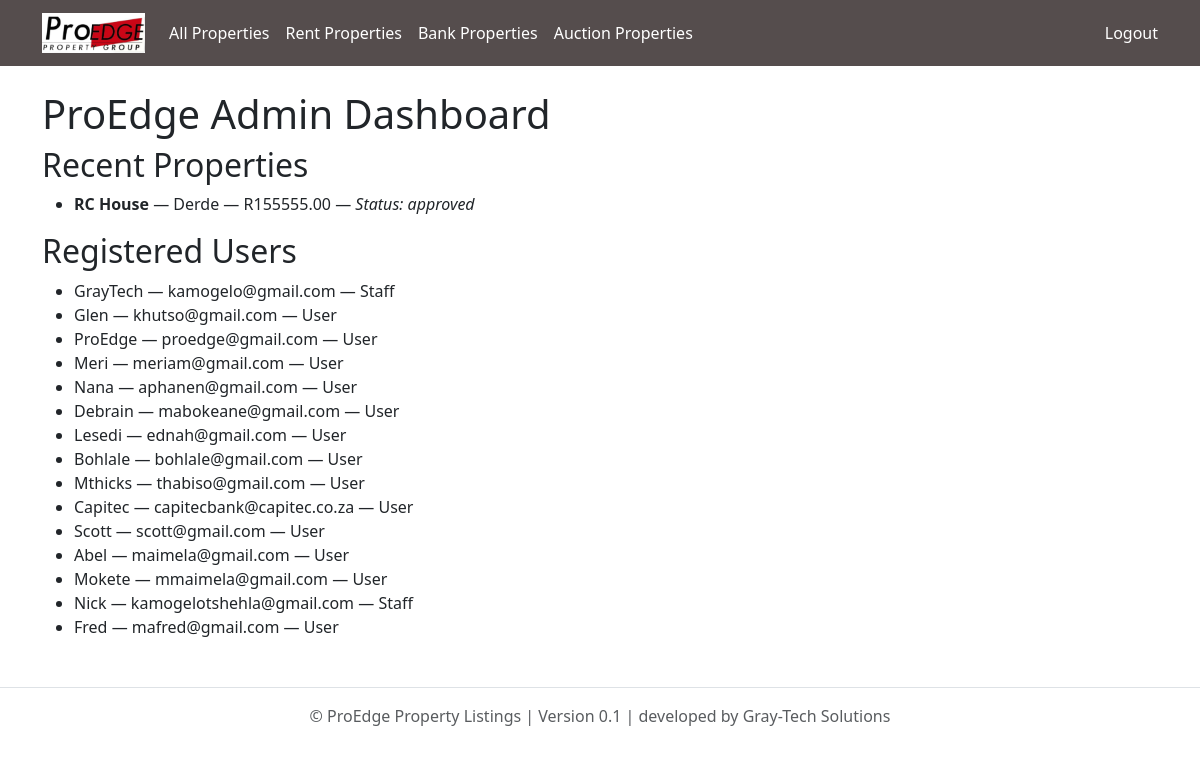
/staff/ (signed in), run on the app's committed database.
### listings/models.py (models this page shows, shortened)
class Property(models.Model):
    PROPERTY_TYPE_CHOICES = [
        ('house', 'House'),
        ('apartment', 'Apartment'),
        ('land', 'Vacant Land'),
        ('commercial', 'Commercial'),
        ('industrial', 'Industrial'),
    ]
    LISTING_TYPE_CHOICES = [
        ('private', 'Private Seller'),
        ('agent', 'Agent'),
        ('bank', 'Bank Property'),
    ]
    STATUS_CHOICES = [
        ('approved', 'Approved'),
        ('pending', 'Pending'),
        ('rejected', 'Rejected'),
        ('sold', 'Sold'),
    ]
    title = models.CharField(max_length=200)
    description = models.TextField()
    price = models.DecimalField(max_digits=12, decimal_places=2)
    location = models.CharField(max_length=255)
    province = models.CharField(max_length=100)  # Now a free-text field
    area = models.CharField(max_length=100, null=True, blank=True)
    property_type = models.CharField(max_length=20, choices=PROPERTY_TYPE_CHOICES)
    listing_type = models.CharField(max_length=20, choices=LISTING_TYPE_CHOICES, default='')
    status = models.CharField(max_length=20, choices=STATUS_CHOICES)
    latitude = models.DecimalField(max_digits=9, decimal_places=6, null=True, blank=True)
    longitude = models.DecimalField(max_digits=9, decimal_places=6, null=True, blank=True)
    floor_plan = models.FileField(upload_to='floor_plans/', null=True, blank=True)
    number_of_bedrooms = models.PositiveIntegerField(null=True, blank=True)
    number_of_kitchens = models.PositiveIntegerField(null=True, blank=True)
    number_of_bathrooms = models.PositiveIntegerField(null=True, blank=True)
    number_of_garages = models.PositiveIntegerField(null=True, blank=True)
    floor_area_m2 = models.DecimalField(max_digits=10, decimal_places=2, null=True, blank=True)
    erf_size_m2 = models.DecimalField(max_digits=10, decimal_places=2, null=True, blank=True)
    price_per_m2 = models.DecimalField(max_digits=10, decimal_places=2, null=True, blank=True)
    price_per_erf_m2 = models.DecimalField(max_digits=10, decimal_places=2, null=True, blank=True)
    has_parking = models.BooleanField(default=False)
    number_of_parking_slots = models.CharField(max_length=10, blank=True, default="N/A")
    seller = models.ForeignKey(settings.AUTH_USER_MODEL, on_delete=models.CASCADE, related_name='properties')
    buyer = models.ForeignKey(settings.AUTH_USER_MODEL, on_delete=models.SET_NULL, null=True, blank=True, related_name='purchased_properties')
    landlord = models.ForeignKey(settings.AUTH_USER_MODEL, on_delete=models.SET_NULL, null=True, blank=True, related_name='rented_properties')
    tenant = models.ForeignKey(settings.AUTH_USER_MODEL, on_delete=models.SET_NULL, null=True, blank=True, related_name='rented_by_properties')
    agent = models.ForeignKey(settings.AUTH_USER_MODEL, on_delete=models.SET_NULL, null=True, blank=True, related_name='listed_properties')
    bank = models.ForeignKey(settings.AUTH_USER_MODEL, on_delete=models.SET_NULL, null=True, blank=True, related_name='banked_properties')
    auctioneer = models.ForeignKey(settings.AUTH_USER_MODEL, on_delete=models.SET_NULL, null=True, blank=True, related_name='auctioned_properties')
    agency = models.ForeignKey('Agency', on_delete=models.CASCADE, null=True, blank=True, related_name='properties')
    created_at = models.DateTimeField(auto_now_add=True)
    class Meta:
        verbose_name_plural = "Properties"

### proedge/models.py (models this page shows, shortened)
class CustomUser(AbstractUser):
    ROLE_CHOICES = [
        ('buyer', 'Buyer'),
        ('seller', 'Seller'),
        ('tenant', 'Tenant'),
        ('agency', 'Agency'),
        ('landlord', 'Landlord'),
        ('agent', 'Agent'),
        ('bank', 'Bank'),
        ('auctioneer', 'Auctioneer'),
    ]
    role = models.CharField(max_length=20, choices=ROLE_CHOICES)
    email = models.EmailField(unique=True)
    is_email_verified = models.BooleanField(default=False)

### staff/views.py (the view)
# urls.py: path('', views.dashboard, name='dashboard'),
@login_required
@user_passes_test(is_staff_user)
def dashboard(request):
    properties = Property.objects.all()
    users = User.objects.all()
    return render(request, 'staff/dashboard.html', {
        'properties': properties,
        'users': users,
    })

### staff/views.py (called while the page is built)
def is_staff_user(user):
    return user.is_authenticated and user.is_staff

### staff/templates/staff/dashboard.html
{% extends 'base.html' %}
{% block content %}
<h1>ProEdge Admin Dashboard</h1>
<section>
  <h2>Recent Properties</h2>
  <ul>
    {% for prop in properties %}
      <li>
        <strong>{{ prop.title }}</strong> — {{ prop.location }} — R{{ prop.price }} —
        <em>Status: {{ prop.status }}</em>
      </li>
    {% empty %}
      <li>No properties found.</li>
    {% endfor %}
  </ul>
</section>
<section>
  <h2>Registered Users</h2>
  <ul>
    {% for user in users %}
      <li>{{ user.username }} — {{ user.email }} — {{ user.is_staff|yesno:"Staff,User" }}</li>
    {% empty %}
      <li>No users registered.</li>
    {% endfor %}
  </ul>
</section>
{% endblock %}

### data on the page
Property: title "RC House", location "Derde", price "155555.00", status "approved"
CustomUser: username "GrayTech", email "kamogelo@gmail.com", is_staff "Staff"
CustomUser: username "Glen", email "khutso@gmail.com", is_staff "User"
CustomUser: username "ProEdge", email "proedge@gmail.com", is_staff "User"
CustomUser: username "Meri", email "meriam@gmail.com", is_staff "User"
CustomUser: username "Nana", email "aphanen@gmail.com", is_staff "User"
CustomUser: username "Debrain", email "mabokeane@gmail.com", is_staff "User"
CustomUser: username "Lesedi", email "ednah@gmail.com", is_staff "User"
CustomUser: username "Bohlale", email "bohlale@gmail.com", is_staff "User"
CustomUser: username "Mthicks", email "thabiso@gmail.com", is_staff "User"
CustomUser: username "Capitec", email "capitecbank@capitec.co.za", is_staff "User"
CustomUser: username "Scott", email "scott@gmail.com", is_staff "User"
CustomUser: username "Abel", email "maimela@gmail.com", is_staff "User"
CustomUser: username "Mokete", email "mmaimela@gmail.com", is_staff "User"
CustomUser: username "Nick", email "kamogelotshehla@gmail.com", is_staff "Staff"
CustomUser: username "Fred", email "mafred@gmail.com", is_staff "User"
